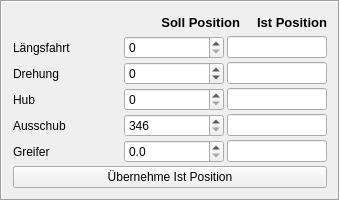
       <widget class="QFrame" name="frame_4">
        <property name="enabled">
         <bool>true</bool>
        </property>
        <property name="sizePolicy">
         <sizepolicy hsizetype="Expanding" vsizetype="Preferred">
          <horstretch>0</horstretch>
          <verstretch>0</verstretch>
         </sizepolicy>
        </property>
        <property name="minimumSize">
         <size>
          <width>340</width>
          <height>0</height>
         </size>
        </property>
        <property name="maximumSize">
         <size>
          <width>340</width>
          <height>16777215</height>
         </size>
        </property>
        <property name="frameShape">
         <enum>QFrame::Box</enum>
        </property>
        <property name="frameShadow">
         <enum>QFrame::Sunken</enum>
        </property>
        <layout class="QVBoxLayout" name="verticalLayout_9">
         <property name="spacing">
          <number>3</number>
         </property>
         <item>
          <layout class="QHBoxLayout" name="horizontalLayout_5">
           <item>
            <spacer name="horizontalSpacer">
             <property name="orientation">
              <enum>Qt::Horizontal</enum>
             </property>
             <property name="sizeHint" stdset="0">
              <size>
               <width>40</width>
               <height>20</height>
              </size>
             </property>
            </spacer>
           </item>
           <item>
            <widget class="QLabel" name="label_21">
             <property name="sizePolicy">
              <sizepolicy hsizetype="Preferred" vsizetype="Fixed">
               <horstretch>0</horstretch>
               <verstretch>0</verstretch>
              </sizepolicy>
             </property>
             <property name="minimumSize">
              <size>
               <width>0</width>
               <height>14</height>
              </size>
             </property>
             <property name="font">
              <font>
               <pointsize>10</pointsize>
               <weight>75</weight>
               <bold>true</bold>
              </font>
             </property>
             <property name="text">
              <string>Soll Position </string>
             </property>
             <property name="alignment">
              <set>Qt::AlignCenter</set>
             </property>
            </widget>
           </item>
           <item>
            <spacer name="horizontalSpacer_2">
             <property name="orientation">
              <enum>Qt::Horizontal</enum>
             </property>
             <property name="sizeType">
              <enum>QSizePolicy::Fixed</enum>
             </property>
             <property name="sizeHint" stdset="0">
              <size>
               <width>10</width>
               <height>20</height>
              </size>
             </property>
            </spacer>
           </item>
           <item>
            <widget class="QLabel" name="label_7">
             <property name="sizePolicy">
              <sizepolicy hsizetype="Preferred" vsizetype="Fixed">
               <horstretch>0</horstretch>
               <verstretch>0</verstretch>
              </sizepolicy>
             </property>
             <property name="minimumSize">
              <size>
               <width>0</width>
               <height>14</height>
              </size>
             </property>
             <property name="font">
              <font>
               <pointsize>10</pointsize>
               <weight>75</weight>
               <bold>true</bold>
              </font>
             </property>
             <property name="mouseTracking">
              <bool>true</bool>
             </property>
             <property name="text">
              <string>&lt;html&gt;&lt;head/&gt;&lt;body&gt;&lt;p&gt;&lt;span style=&quot; font-size:10pt; font-weight:600;&quot;&gt;Ist Position&lt;/span&gt;&lt;/p&gt;&lt;/body&gt;&lt;/html&gt;</string>
             </property>
             <property name="alignment">
              <set>Qt::AlignCenter</set>
             </property>
             <property name="wordWrap">
              <bool>false</bool>
             </property>
            </widget>
           </item>
          </layout>
         </item>
         <item>
          <layout class="QHBoxLayout" name="horizontalLayout_19">
           <item>
            <widget class="QLabel" name="label_16">
             <property name="sizePolicy">
              <sizepolicy hsizetype="Expanding" vsizetype="Preferred">
               <horstretch>0</horstretch>
               <verstretch>0</verstretch>
              </sizepolicy>
             </property>
             <property name="text">
              <string>Längsfahrt</string>
             </property>
            </widget>
           </item>
           <item>
            <widget class="QSpinBox" name="sollLFahrt">
             <property name="sizePolicy">
              <sizepolicy hsizetype="Fixed" vsizetype="Fixed">
               <horstretch>0</horstretch>
               <verstretch>0</verstretch>
              </sizepolicy>
             </property>
             <property name="minimumSize">
              <size>
               <width>100</width>
               <height>0</height>
              </size>
             </property>
             <property name="maximum">
              <number>6400</number>
             </property>
             <property name="singleStep">
              <number>10</number>
             </property>
            </widget>
           </item>
           <item>
            <widget class="QLineEdit" name="istLFahrt">
             <property name="sizePolicy">
              <sizepolicy hsizetype="Fixed" vsizetype="Fixed">
               <horstretch>0</horstretch>
               <verstretch>0</verstretch>
              </sizepolicy>
             </property>
             <property name="maximumSize">
              <size>
               <width>100</width>
               <height>16777215</height>
              </size>
             </property>
             <property name="styleSheet">
              <string notr="true"/>
             </property>
             <property name="frame">
              <bool>true</bool>
             </property>
             <property name="readOnly">
              <bool>true</bool>
             </property>
            </widget>
           </item>
          </layout>
         </item>
         <item>
          <layout class="QHBoxLayout" name="horizontalLayout_20">
           <item>
            <widget class="QLabel" name="label_17">
             <property name="sizePolicy">
              <sizepolicy hsizetype="Expanding" vsizetype="Preferred">
               <horstretch>0</horstretch>
               <verstretch>0</verstretch>
              </sizepolicy>
             </property>
             <property name="text">
              <string>Drehung</string>
             </property>
            </widget>
           </item>
           <item>
            <widget class="QSpinBox" name="sollDrehen">
             <property name="sizePolicy">
              <sizepolicy hsizetype="Fixed" vsizetype="Fixed">
               <horstretch>0</horstretch>
               <verstretch>0</verstretch>
              </sizepolicy>
             </property>
             <property name="minimumSize">
              <size>
               <width>100</width>
               <height>0</height>
              </size>
             </property>
             <property name="minimum">
              <number>-365</number>
             </property>
             <property name="maximum">
              <number>365</number>
             </property>
            </widget>
           </item>
           <item>
            <widget class="QLineEdit" name="istDrehen">
             <property name="sizePolicy">
              <sizepolicy hsizetype="Fixed" vsizetype="Fixed">
               <horstretch>0</horstretch>
               <verstretch>0</verstretch>
              </sizepolicy>
             </property>
             <property name="maximumSize">
              <size>
               <width>100</width>
               <height>16777215</height>
              </size>
             </property>
             <property name="readOnly">
              <bool>true</bool>
             </property>
            </widget>
           </item>
          </layout>
         </item>
         <item>
          <layout class="QHBoxLayout" name="horizontalLayout_21">
           <item>
            <widget class="QLabel" name="label_18">
             <property name="sizePolicy">
              <sizepolicy hsizetype="Expanding" vsizetype="Preferred">
               <horstretch>0</horstretch>
               <verstretch>0</verstretch>
              </sizepolicy>
             </property>
             <property name="text">
              <string>Hub</string>
             </property>
            </widget>
           </item>
           <item>
            <widget class="QSpinBox" name="sollHub">
             <property name="sizePolicy">
              <sizepolicy hsizetype="Fixed" vsizetype="Fixed">
               <horstretch>0</horstretch>
               <verstretch>0</verstretch>
              </sizepolicy>
             </property>
             <property name="minimumSize">
              <size>
               <width>100</width>
               <height>0</height>
              </size>
             </property>
             <property name="maximum">
              <number>3000</number>
             </property>
            </widget>
           </item>
           <item>
            <widget class="QLineEdit" name="istHub">
             <property name="sizePolicy">
              <sizepolicy hsizetype="Fixed" vsizetype="Fixed">
               <horstretch>0</horstretch>
               <verstretch>0</verstretch>
              </sizepolicy>
             </property>
             <property name="maximumSize">
              <size>
               <width>100</width>
               <height>16777215</height>
              </size>
             </property>
             <property name="readOnly">
              <bool>true</bool>
             </property>
            </widget>
           </item>
          </layout>
         </item>
         <item>
          <layout class="QHBoxLayout" name="horizontalLayout_22">
           <item>
            <widget class="QLabel" name="label_19">
             <property name="sizePolicy">
              <sizepolicy hsizetype="Expanding" vsizetype="Preferred">
               <horstretch>0</horstretch>
               <verstretch>0</verstretch>
              </sizepolicy>
             </property>
             <property name="text">
              <string>Ausschub</string>
             </property>
            </widget>
           </item>
           <item>
            <widget class="QSpinBox" name="sollAusschub">
             <property name="sizePolicy">
              <sizepolicy hsizetype="Fixed" vsizetype="Fixed">
               <horstretch>0</horstretch>
               <verstretch>0</verstretch>
              </sizepolicy>
             </property>
             <property name="minimumSize">
              <size>
               <width>100</width>
               <height>0</height>
              </size>
             </property>
             <property name="minimum">
              <number>346</number>
             </property>
             <property name="maximum">
              <number>1500</number>
             </property>
             <property name="singleStep">
              <number>10</number>
             </property>
            </widget>
           </item>
           <item>
            <widget class="QLineEdit" name="istAusschub">
             <property name="sizePolicy">
              <sizepolicy hsizetype="Fixed" vsizetype="Fixed">
               <horstretch>0</horstretch>
               <verstretch>0</verstretch>
              </sizepolicy>
             </property>
             <property name="maximumSize">
              <size>
               <width>100</width>
               <height>16777215</height>
              </size>
             </property>
             <property name="readOnly">
              <bool>true</bool>
             </property>
            </widget>
           </item>
          </layout>
         </item>
         <item>
          <layout class="QHBoxLayout" name="horizontalLayout_23">
           <item>
            <widget class="QLabel" name="label_11">
             <property name="sizePolicy">
              <sizepolicy hsizetype="Expanding" vsizetype="Preferred">
               <horstretch>0</horstretch>
               <verstretch>0</verstretch>
              </sizepolicy>
             </property>
             <property name="text">
              <string>Greifer</string>
             </property>
            </widget>
           </item>
           <item>
            <widget class="QDoubleSpinBox" name="sollGreifer">
             <property name="sizePolicy">
              <sizepolicy hsizetype="Fixed" vsizetype="Fixed">
               <horstretch>0</horstretch>
               <verstretch>0</verstretch>
              </sizepolicy>
             </property>
             <property name="minimumSize">
              <size>
               <width>100</width>
               <height>0</height>
              </size>
             </property>
             <property name="decimals">
              <number>1</number>
             </property>
             <property name="maximum">
              <double>1.000000000000000</double>
             </property>
             <property name="singleStep">
              <double>0.500000000000000</double>
             </property>
            </widget>
           </item>
           <item>
            <widget class="QLineEdit" name="istGreifer">
             <property name="sizePolicy">
              <sizepolicy hsizetype="Fixed" vsizetype="Fixed">
               <horstretch>0</horstretch>
               <verstretch>0</verstretch>
              </sizepolicy>
             </property>
             <property name="maximumSize">
              <size>
               <width>100</width>
               <height>16777215</height>
              </size>
             </property>
             <property name="readOnly">
              <bool>true</bool>
             </property>
            </widget>
           </item>
          </layout>
         </item>
         <item>
          <widget class="QPushButton" name="copyIstPos">
           <property name="sizePolicy">
            <sizepolicy hsizetype="Minimum" vsizetype="Fixed">
             <horstretch>0</horstretch>
             <verstretch>0</verstretch>
            </sizepolicy>
           </property>
           <property name="text">
            <string>Übernehme Ist Position</string>
           </property>
          </widget>
         </item>
        </layout>
       </widget>
